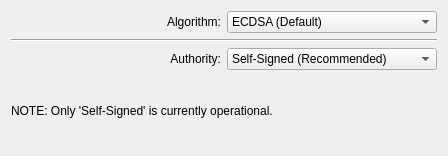
<?xml version="1.0" encoding="UTF-8"?>
<ui version="4.0">
 <class>MTPageNym_Authority</class>
 <widget class="QWizardPage" name="MTPageNym_Authority">
  <property name="geometry">
   <rect>
    <x>0</x>
    <y>0</y>
    <width>448</width>
    <height>156</height>
   </rect>
  </property>
  <property name="windowTitle">
   <string>WizardPage</string>
  </property>
  <layout class="QGridLayout" name="gridLayout">
   <item row="0" column="0">
    <widget class="QLabel" name="label_4">
     <property name="text">
      <string>Algorithm:</string>
     </property>
     <property name="alignment">
      <set>Qt::AlignRight|Qt::AlignTrailing|Qt::AlignVCenter</set>
     </property>
    </widget>
   </item>
   <item row="0" column="1">
    <widget class="QComboBox" name="comboBoxAlgorithm">
     <property name="enabled">
      <bool>true</bool>
     </property>
     <property name="sizePolicy">
      <sizepolicy hsizetype="Preferred" vsizetype="Fixed">
       <horstretch>0</horstretch>
       <verstretch>0</verstretch>
      </sizepolicy>
     </property>
     <property name="maximumSize">
      <size>
       <width>220</width>
       <height>16777215</height>
      </size>
     </property>
     <item>
      <property name="text">
       <string>ECDSA (Default)</string>
      </property>
     </item>
     <item>
      <property name="text">
       <string>1024-bit RSA (Legacy)</string>
      </property>
     </item>
    </widget>
   </item>
   <item row="1" column="0" colspan="2">
    <widget class="Line" name="line">
     <property name="orientation">
      <enum>Qt::Horizontal</enum>
     </property>
    </widget>
   </item>
   <item row="2" column="0">
    <widget class="QLabel" name="label">
     <property name="text">
      <string>Authority:</string>
     </property>
     <property name="alignment">
      <set>Qt::AlignRight|Qt::AlignTrailing|Qt::AlignVCenter</set>
     </property>
    </widget>
   </item>
   <item row="2" column="1">
    <widget class="QComboBox" name="comboBoxAuthority">
     <property name="enabled">
      <bool>true</bool>
     </property>
     <property name="sizePolicy">
      <sizepolicy hsizetype="Preferred" vsizetype="Fixed">
       <horstretch>0</horstretch>
       <verstretch>0</verstretch>
      </sizepolicy>
     </property>
     <property name="maximumSize">
      <size>
       <width>220</width>
       <height>16777215</height>
      </size>
     </property>
     <item>
      <property name="text">
       <string>Self-Signed (Recommended)</string>
      </property>
     </item>
     <item>
      <property name="text">
       <string>Namecoin</string>
      </property>
     </item>
     <item>
      <property name="text">
       <string>Legacy CA</string>
      </property>
     </item>
    </widget>
   </item>
   <item row="3" column="0" colspan="2">
    <widget class="QLabel" name="label_2">
     <property name="text">
      <string>NOTE: Only 'Self-Signed' is currently operational.</string>
     </property>
    </widget>
   </item>
  </layout>
 </widget>
 <resources/>
 <connections/>
</ui>
